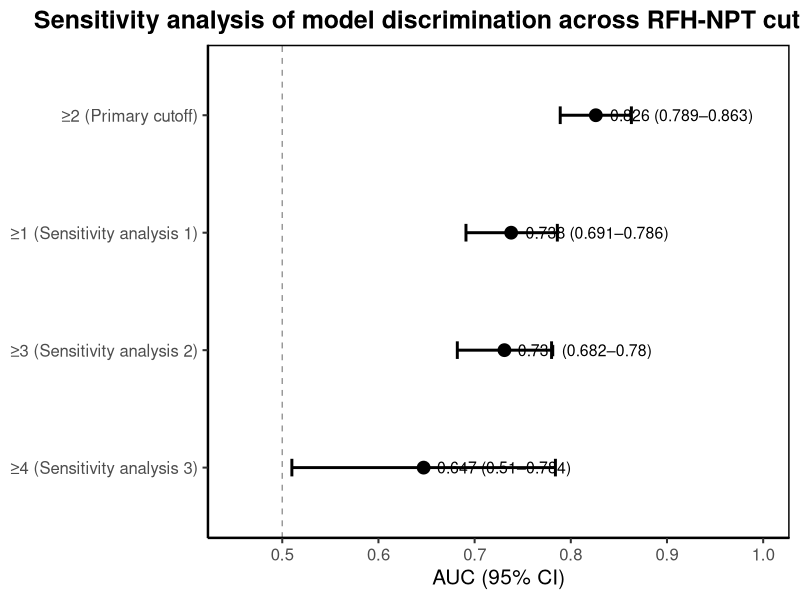
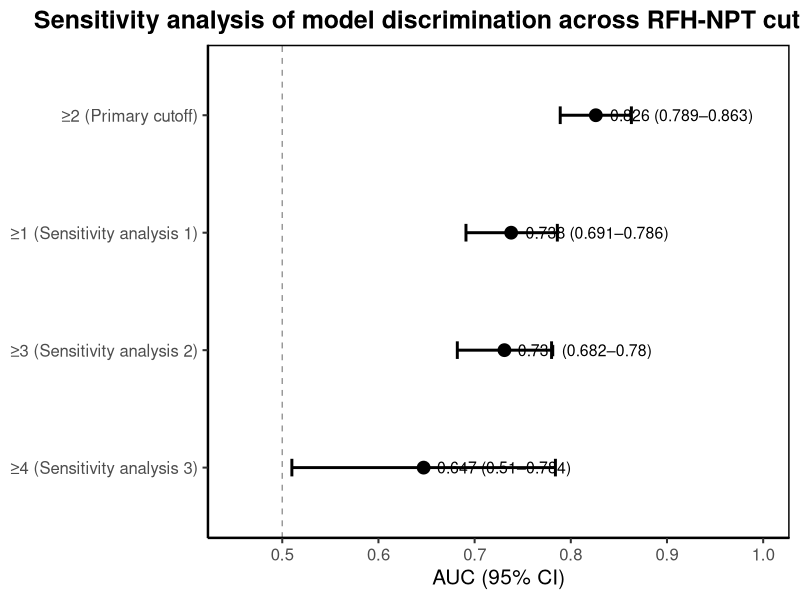

These figures' R source, in order:
library(ggplot2)


# =========================
# Forest plot data
# =========================

forest_df <- data.frame(
  
  cutoff=c(
    "≥2 (Primary cutoff)",
    "≥1 (Sensitivity analysis 1)",
    "≥3 (Sensitivity analysis 2)",
    "≥4 (Sensitivity analysis 3)"
  ),
  
  AUC=c(
    0.826,
    0.738,
    0.731,
    0.647
  ),
  
  lower=c(
    0.789,
    0.691,
    0.682,
    0.510
  ),
  
  upper=c(
    0.863,
    0.786,
    0.780,
    0.784
  )
  
)



# 调整顺序

forest_df$cutoff <- factor(
  forest_df$cutoff,
  levels=rev(forest_df$cutoff)
)



# =========================
# Plot
# =========================

p <- ggplot(
  forest_df,
  aes(
    x=AUC,
    y=cutoff
  )
)+
  
  
  geom_errorbar(
    
    aes(
      xmin=lower,
      xmax=upper
    ),
    
    width=0.15,
    
    linewidth=1
    
  )+
  
  
  geom_point(
    
    size=4
    
  )+
  
  
  geom_vline(
    
    xintercept=0.5,
    
    linetype="dashed",
    
    color="grey60"
    
  )+
  
  
  geom_text(
    
    aes(
      
      label=paste0(
        
        round(AUC,3),
        
        " (",
        
        round(lower,3),
        
        "–",
        
        round(upper,3),
        
        ")"
        
      )
      
    ),
    
    hjust=-0.1,
    
    size=4
    
  )+
  
  
  scale_x_continuous(
    
    limits=c(0.45,1),
    
    breaks=seq(
      0.5,
      1,
      0.1
    )
    
  )+
  
  
  labs(
    
    x="AUC (95% CI)",
    
    y=NULL,
    
    title="Sensitivity analysis of model discrimination across RFH-NPT cutoff definitions"
    
  )+
  
  
  theme_classic(
    
    base_size=15
    
  )+
  
  
  theme(
    
    panel.border=element_rect(
      
      color="black",
      
      fill=NA,
      
      linewidth=1
      
    ),
    
    plot.title=element_text(
      
      hjust=0.5,
      
      face="bold"
      
    )
    
  )


print(p)



ggsave(
  
  "RFH_NPT_cutoff_AUC_forest_plot.pdf",
  
  p,
  
  width=7,
  
  height=5,
  
  dpi=600
  
)
